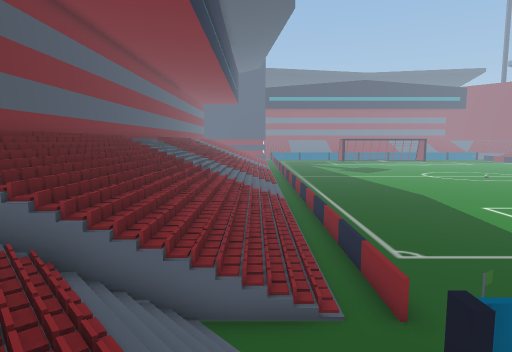
View 1 (above)

23 first-person views from a walk through a Unity game level. The camera is 1.5 m above the floor, tilts 6° down and sees 75° across. The floor is counted in squares, 1 m on a side. Each view is taken from the middle of a square. On the plan, view 1 faces up. The plan holds only what a view shows up to about 15 squares ahead; the rest is blank. The place goes on beyond the plan. The player character is not drawn. Some animated figures are not drawn. Some surface patterns are stand-ins.

View 2
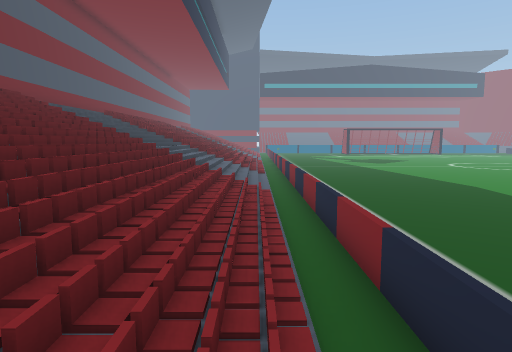

View 3
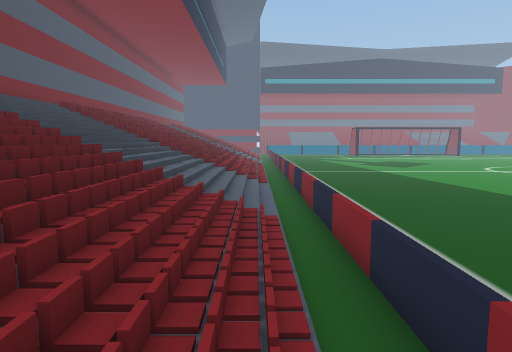

View 4
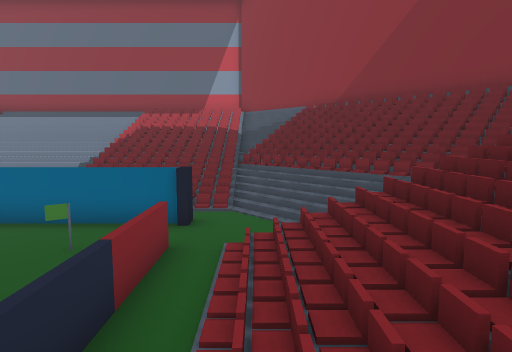

View 5
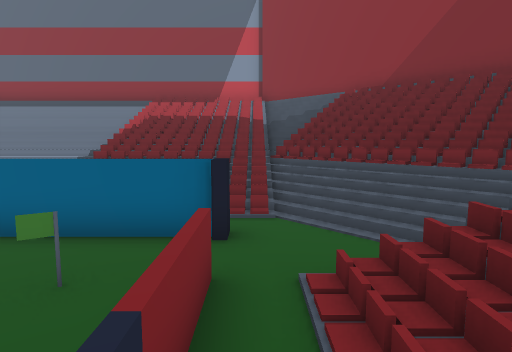

View 6
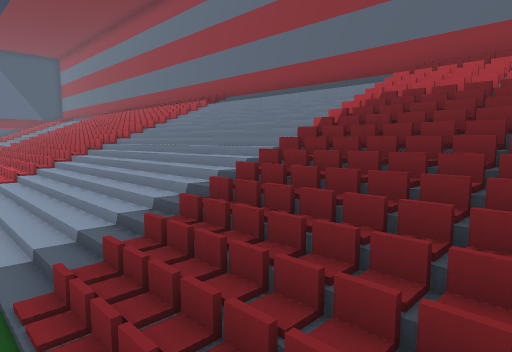

View 7
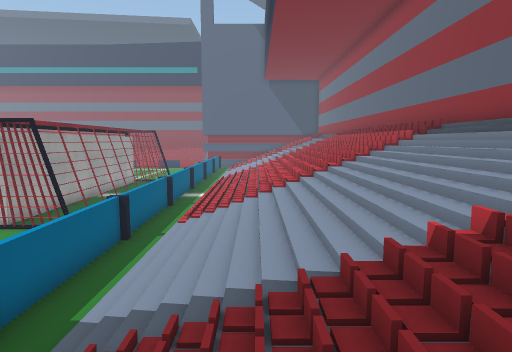

View 8
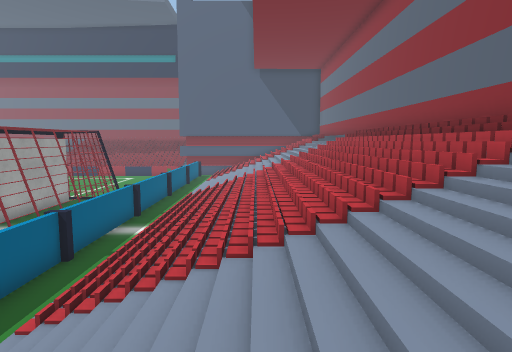

View 9
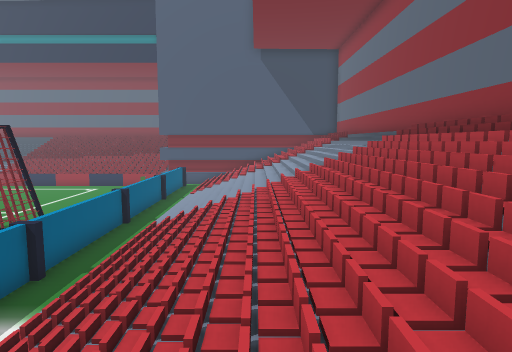

View 10
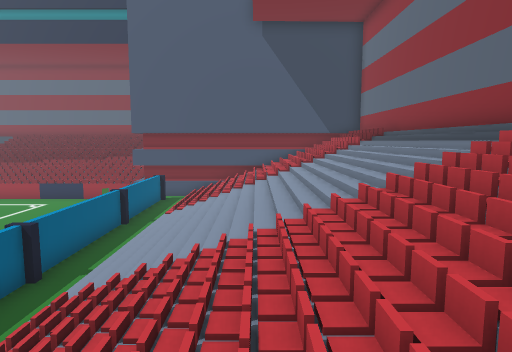

View 11
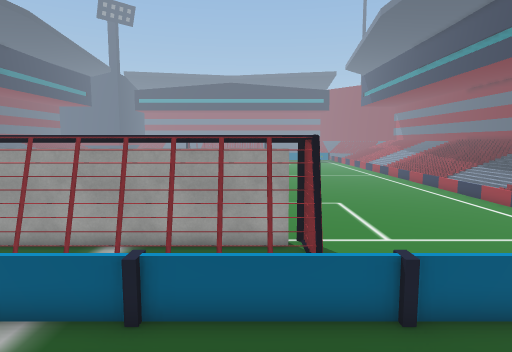

View 12
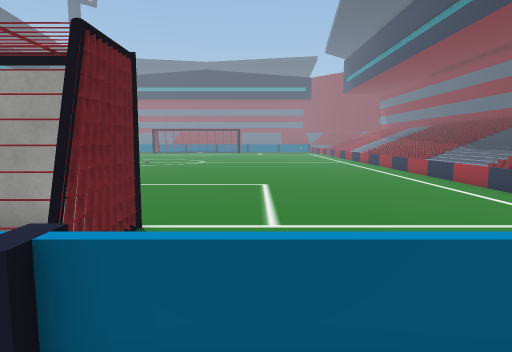

View 13
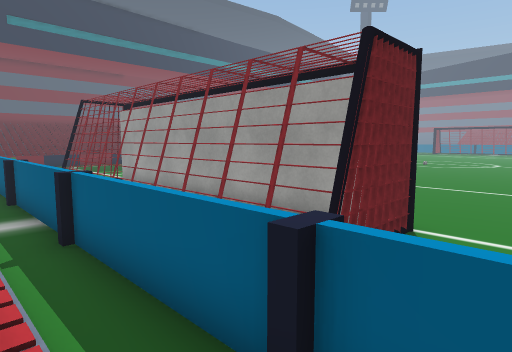

View 14
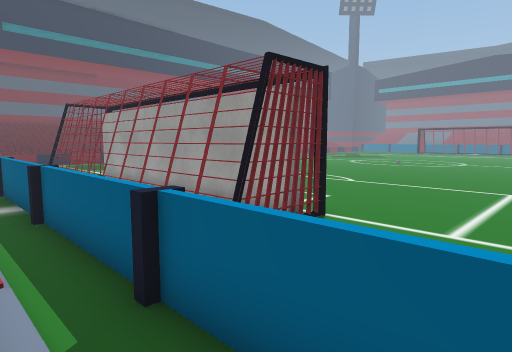

View 15
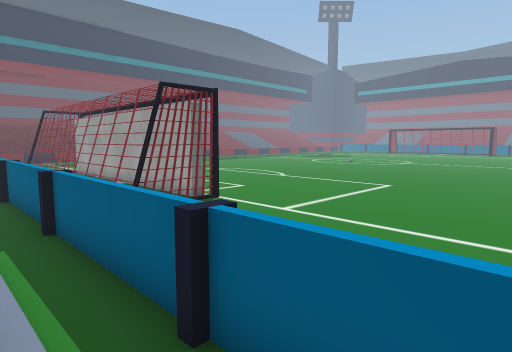

View 16
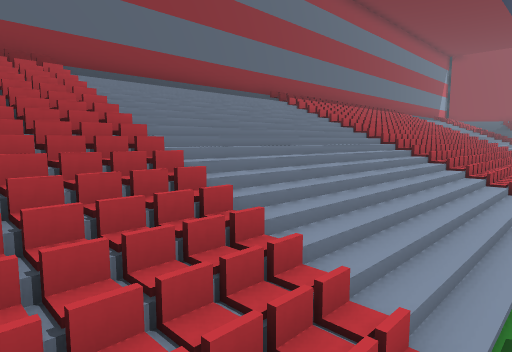

View 17
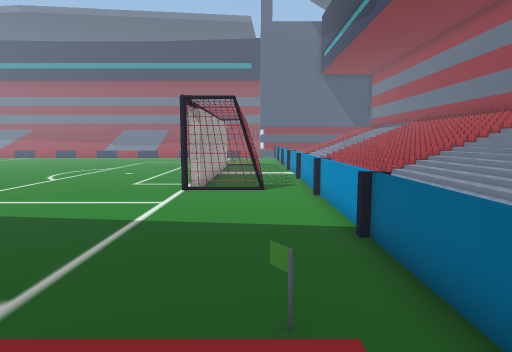

View 18
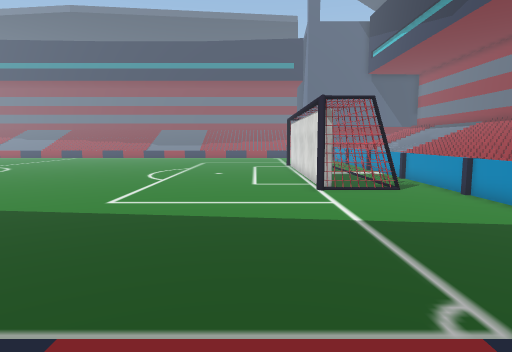

View 19
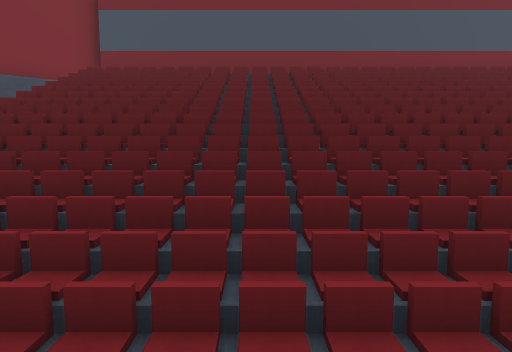

View 20
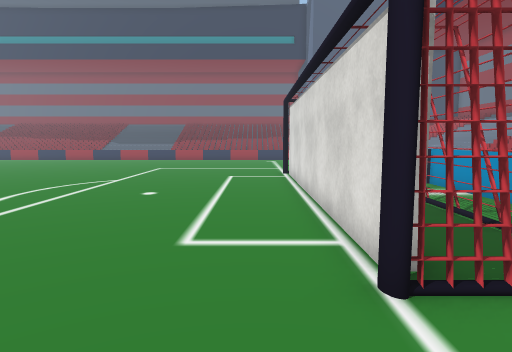

View 21
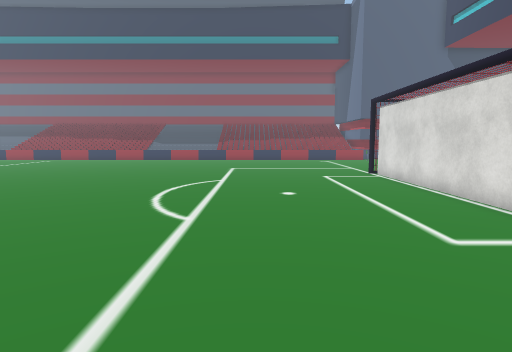

View 22
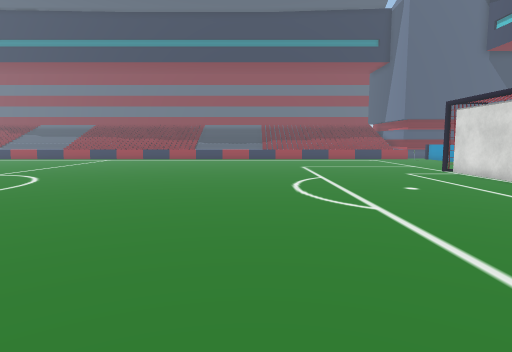

View 23
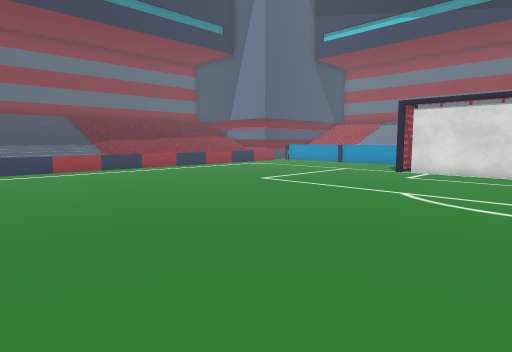

### Floor plan
Key: @ floor where view 1 was taken; # wall or solid block; x gap in a wall; . floor; / step, stairs or slope; = window, fence, low wall or low ledge.
Columns run from 8 left of view 1 to 35 right of it. Each row starts with its distance up from view 1.
 25 #/////////.=.........     ........
 24 #/////////.=.........   ...............
 23 #/////////.=........   .....................
 22 #/////////.=.......   ......................
 21 #/////////.=................................
 20 #/////////.=................................
 19 #/////////.=...............................
 18 #  ///////.=..............................
 17 #/////////.=................................
 16 #/////////.=................................
 15 #/////////.=................................
 14 #/////////.=................................
 13 #/////////.=................................
 12 #/////////.=................................
 11 #/////////.=................................
 10 #/////////.=................................
  9 #/////////.=................................
  8 #/////////.=..........x###########..........
  7 #/////////.=.........#...........=.........
  6 //////////.==........#############.
  5 /   ////....................
  4 #////////..=================================
  3 ## ///////..  ..............................
  2   #////////////////////////////////////////
  1   ##////////////////////////////////////////
  0    ##///@///////////////////////////////////
 -1     ##//////////////////////////////////////
 -2      ##/////////////////////////////////////
 -3       ##////////////////////////////////////
 -4        ##///////////////////////////////////
 -5         ##//////////////////////////////////
 -6          #//////////////////////////////////
 -7          ###################################

Where each view was taken, in squares from view 1:
view 1: 0 up, 0 right, facing up
view 2: 6 up, 1 right, facing up
view 3: 10 up, 1 right, facing up
view 4: 11 up, 1 right, facing down
view 5: 9 up, 2 right, facing down
view 6: 3 up, 3 right, facing down-right
view 7: 0 up, 3 right, facing right
view 8: 1 down, 9 right, facing right
view 9: 1 down, 15 right, facing right
view 10: 1 down, 20 right, facing right
view 11: 2 down, 24 right, facing up
view 12: 2 up, 28 right, facing up
view 13: 2 up, 28 right, facing up-left
view 14: 2 up, 30 right, facing up-left
view 15: 2 up, 34 right, facing up-left
view 16: 3 up, 35 right, facing down-left
view 17: 6 up, 1 right, facing right
view 18: 11 up, 1 right, facing right
view 19: 10 up, 2 right, facing left
view 20: 10 up, 10 right, facing right
view 21: 14 up, 10 right, facing right
view 22: 18 up, 9 right, facing right
view 23: 25 up, 19 right, facing down-right
